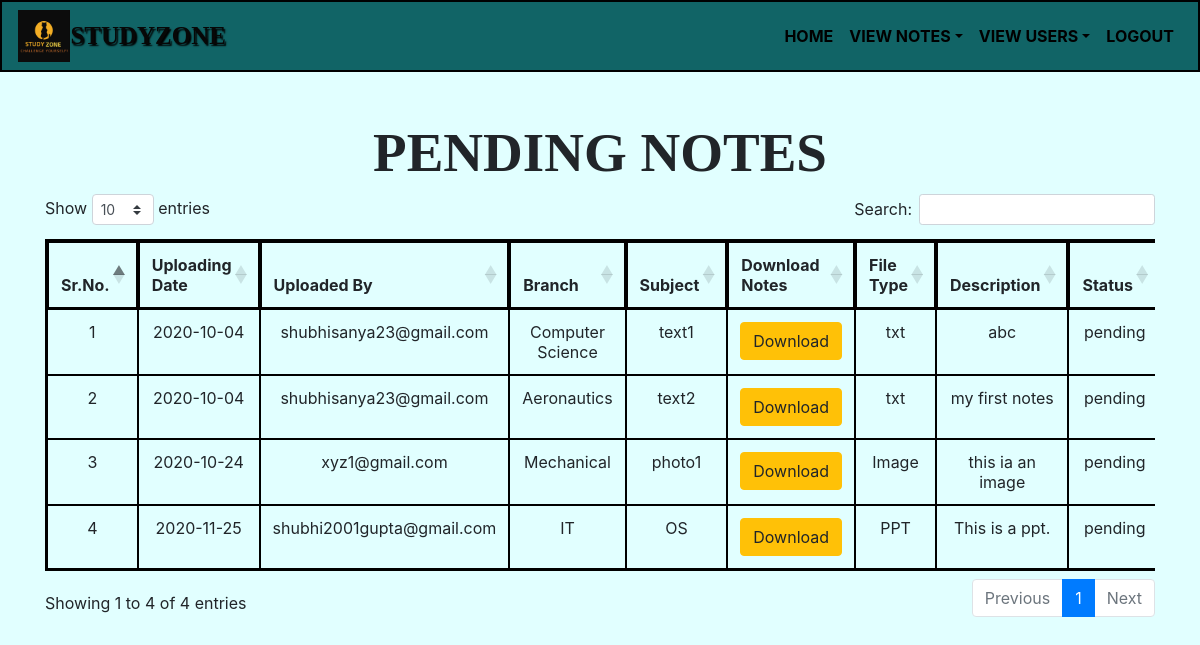
Screenshot of /pending_notes (signed in) with the database file from the repository.
### notes/models.py (models this page shows, shortened)
class Notes(models.Model):
    user=models.ForeignKey(User,on_delete=models.CASCADE)
    uploadingdate=models.CharField(max_length=30)
    branch=models.CharField(max_length=30)
    subject=models.CharField(max_length=30)
    notesfile=models.FileField(null=True)
    filetype=models.CharField(max_length=30)
    description=models.CharField(max_length=200,null=True)
    status=models.CharField(max_length=15)

### notes/views.py (the view)
# urls.py: path('pending_notes', pending_notes , name='pending_notes'),
def pending_notes(request):
    if not request.user.is_authenticated:
        return redirect('login_admin')
    notes = Notes.objects.filter(status="pending")
    d = {'notes': notes}
    return render(request, 'pending_notes.html', d)

### notes/templates/pending_notes.html (shortened to what this page needs)
{% extends 'admin_nav.html' %}
{% block body %}
{% load static%}
<link rel="stylesheet" href="https://cdnjs.cloudflare.com/ajax/libs/twitter-bootstrap/4.5.2/css/bootstrap.css">
<link rel="stylesheet" href="https://cdn.datatables.net/1.10.22/css/dataTables.bootstrap4.min.css">
<body id="bodycss">
<div class="container mt-5">
    <h2 class="text-center" style="font-family: 'Times New Roman', Times, serif;font-size: 55px;"><b>PENDING NOTES</b></h2>
    <div class="pending_table">
    <table class="table table-bordered" id="example"  style="border: 2px solid black;">
        <thead>
            <tr style="text-align: center;">
                <th style="border: 2px solid black;">Sr.No.</th>
                <th style="border: 2px solid black;">Uploading Date</th>
                <th style="border: 2px solid black;">Uploaded By</th>
                <th style="border: 2px solid black;">Branch</th>
                <th style="border: 2px solid black;">Subject</th>
                <th style="border: 2px solid black;">Download Notes</th>
                <th style="border: 2px solid black;">File Type</th>
                <th style="border: 2px solid black;">Description</th>
                <th style="border: 2px solid black;">Status</th>
            </tr>
        </thead>
        <tbody>
             {% for i in notes %}
            <tr style="text-align: center;">
                <td style="border: 1px solid black;">{{forloop.counter}}</td>
                <td style="border: 1px solid black;">{{i.uploadingdate}}</td>
                <td style="border: 1px solid black;">{{i.user.username}}</td>
                <td style="border: 1px solid black;">{{i.branch}}</td>
                <td style="border: 1px solid black;">{{i.subject}}</td>
                <td style="border: 1px solid black;"><a href="{{i.notesfile.url}}" class="btn btn-warning" download>Download</a></td>
                <td style="border: 1px solid black;">{{i.filetype}}</td>
                <td style="border: 1px solid black;">{{i.description}}</td>
                <td style="border: 1px solid black;" >{{i.status}}</td>
            </tr>
            {% endfor %}
        </tbody>
    </table>
</div>
</div>
</body>
{% endblock %}

### notes/templates/pending_notes.html (style rules this page uses)
#bodycss { background-color: rgb(225, 255, 255); }
.pending_table { overflow: auto; }

### rows the page displays
Notes: uploadingdate "2020-10-04", user.username "shubhisanya23@gmail.com", branch "Computer Science", subject "text1", filetype "txt", description "abc", status "pending"
Notes: uploadingdate "2020-10-04", user.username "shubhisanya23@gmail.com", branch "Aeronautics", subject "text2", filetype "txt", description "my first notes", status "pending"
Notes: uploadingdate "2020-10-24", user.username "xyz1@gmail.com", branch "Mechanical", subject "photo1", filetype "Image", description "this ia an image", status "pending"
Notes: uploadingdate "2020-11-25", user.username "shubhi2001gupta@gmail.com", branch "IT", subject "OS", filetype "PPT", description "This is a ppt.", status "pending"
